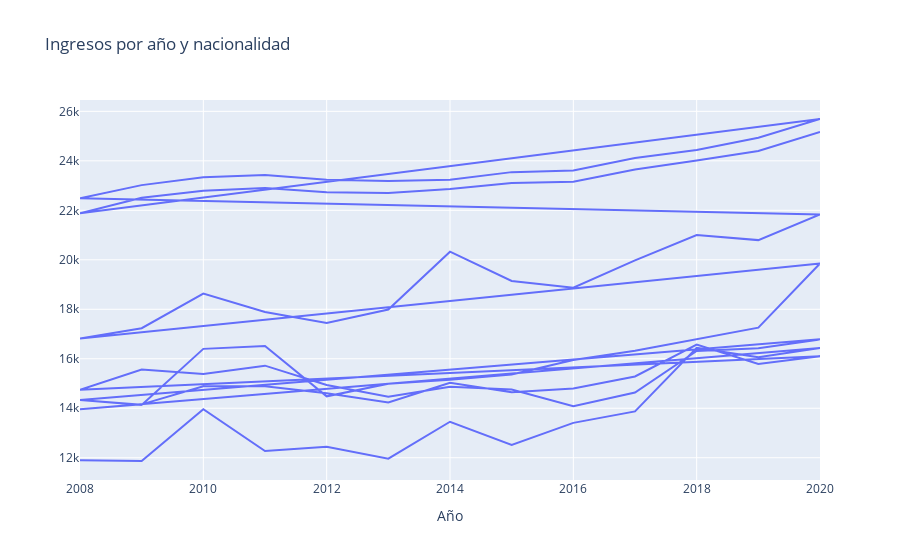

This figure's notebook cell:
### Code cell
trace1 = go.Scatter(x = df_gender['Periodo'], y=df_gender['Total'], mode="lines", name="Ingresos")
# trace2 = go.Scatter(x=df_2.index, y=df_2['Profit'], mode="lines", name="Profit")

# data = [trace1,trace2]
data = trace1

layout = dict(title = "Ingresos por año y nacionalidad", xaxis = dict(title="Año"))

fig = dict(data=data, layout=layout)

iplot(fig)
